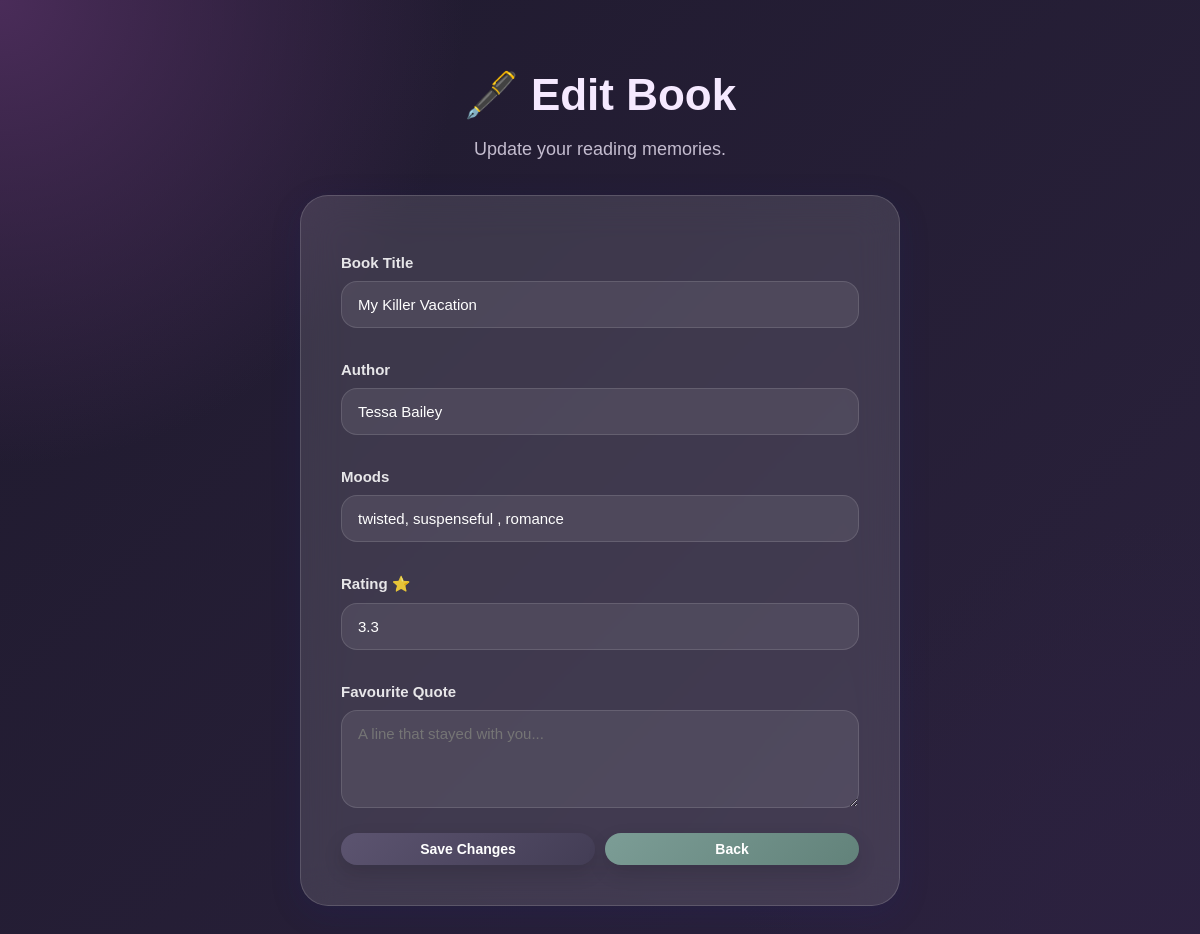
/edit/2 (signed in), run on the app's committed database.
### app.py (models this page shows)
class Book(db.Model):
    id = db.Column(
        db.Integer,
        primary_key=True
    )
    title = db.Column(
        db.String(200),
        nullable=False
    )
    author = db.Column(
        db.String(200),
        nullable=False
    )
    mood = db.Column(
        db.String(200),
        nullable=False
    )
    rating = db.Column(
        db.Float,
        nullable=False
    )
    favorite = db.Column(
        db.Boolean,
        default=False
    )
    quote = db.Column(db.Text)
    cover_url = db.Column(
        db.String(500)
    )
    created_at = db.Column(
        db.DateTime,
        default = datetime.now(timezone.utc)
    )
    user_id = db.Column(
        db.Integer,
        db.ForeignKey("user.id"),
        nullable=False
    )

### app.py (the view, shortened to what this page needs)
@app.route("/edit/<int:id>", methods=["GET", "POST"])
@login_required
def edit_book(id):
    book = Book.query.filter_by(
        id=id,
        user_id=current_user.id
    ).first_or_404()
    return render_template(
        "edit.html",
        book=book
    )

### app.py (called while the page is built)
@login_manager.user_loader
def load_user(user_id):
    return db.session.get(
        User,
        int(user_id)
    )

### templates/edit.html (shortened to what this page needs)
<!doctype html>
<html lang="en">
  <head>
    <link rel="stylesheet" href="{{url_for('static',filename='style.css')}}" />
  </head>
  <body class="dark-mode">
    <div class="container">
      <h1 class="edit-title">🖋️ Edit Book</h1>
      <p class="edit-subtitle">Update your reading memories.</p>
      <form method="POST" class="edit-form">
        <label>Book Title</label>
        <input type="text" name="title" value="{{ book.title }}" required />
        <label>Author</label>
        <input type="text" name="author" value="{{ book.author }}" required />
        <label>Moods</label>
        <input
          type="text"
          name="mood"
          autocomplete="off"
          value="{{ book.mood }}"
          required
        />
        <label>Rating ⭐</label>
        <input
          type="number"
          name="rating"
          value="{{ book.rating }}"
          min="1"
          max="5"
          step="0.1"
          required
        />
        <label> Favourite Quote</label>
        <textarea
          name="quote"
          rows="4"
          placeholder="A line that stayed with you..."
        >
{{ book.quote }}</textarea
        >
        <div class="button-row">
          <button class="btn brown-btn" type="submit">Save Changes</button>
          <a href="/" class="btn green-btn"> Back </a>
        </div>
      </form>
    </div>
  </body>
</html>

### static/style.css (style rules this page uses)
* { box-sizing: border-box; }
:root { --primary: #5c5470; --primary-dark: #433d55; --secondary: #7c9d96; --secondary-dark: #62827a; --danger: #d67b7b; --danger-dark: #be6363; --gold: #d4a373; --gold-dark: #bc8a5f; --text-main: #3d3d3d; --text-soft: #7d748f; --glass-bg: rgba(255, 255, 255, 0.18); --glass-border: rgba(255, 255, 255, 0.22); --shadow: 0 8px 32px rgba(31, 38, 135, 0.14); --hover-shadow: 0 18px 40px rgba(31, 38, 135, 0.18); }
body { margin: 0; padding: 40px; min-height: 100vh; font-family: "Poppins", sans-serif; color: var(--text-main); background: radial-gradient(circle at top left, #f3d9fa 0%, transparent 28%), radial-gradient(circle at bottom right, #d6e4ff 0%, transparent 30%), linear-gradient(135deg, #f6f3ee, #e9e2d8); background-attachment: fixed; }
.container { max-width: 1450px; margin: auto; }
.navbar, form, .book-card, .stat-card, .api-search-box { background: var(--glass-bg); backdrop-filter: blur(22px); -webkit-backdrop-filter: blur(22px); border: 1px solid var(--glass-border); border-radius: 26px; box-shadow: var(--shadow), inset 0 1px 1px rgba(255, 255, 255, 0.22); }
.edit-form { max-width: 600px; margin: 35px auto; padding: 40px; background: rgba(255, 255, 255, 0.22); backdrop-filter: blur(18px); border-radius: 28px; box-shadow: var(--shadow); }
label { display: block; margin-top: 18px; margin-bottom: 10px; font-size: 15px; font-weight: 600; color: var(--primary-dark); }
.edit-form label { color: rgba(255, 255, 255, 0.88); }
.edit-title { font-size: 44px; margin-bottom: 8px; text-align: center; }
.edit-subtitle { font-size: 18px; color: var(--text-soft); margin-bottom: 35px; text-align: center; opacity: 0.8; }
form { width: 100%; max-width: 520px; margin: 28px auto; padding: 32px; display: flex; flex-direction: column; }
input, select, textarea { width: 100%; margin-top: 0; padding: 14px 16px; margin-bottom: 15px; border-radius: 16px; border: 1px solid rgba(255, 255, 255, 0.15); background: rgba(255, 255, 255, 0.7); font-size: 15px; font-weight: 500; margin-top: 0; font-family: inherit; color: var(--text-main); transition: 0.25s ease; }
textarea { resize: vertical; min-height: 80px; }
.btn { display: inline-flex; justify-content: center; align-items: center; gap: 6px; box-shadow: 0 8px 20px rgba(0, 0, 0, 0.12); padding: 8px 12px; border: none; border-radius: 16px; text-decoration: none; color: white; font-size: 14px; font-weight: 600; cursor: pointer; transition: transform 0.25s ease, box-shadow 0.25s ease, opacity 0.25s ease; white-space: nowrap; }
.brown-btn { background: linear-gradient(135deg, var(--primary), var(--primary-dark)); }
.green-btn { background: linear-gradient(135deg, var(--secondary), var(--secondary-dark)); }
.button-row { display: flex; gap: 10px; margin-top: auto; padding-top: 10px; }
.button-row .btn { flex: 1; }
body.dark-mode { background: radial-gradient(circle at top left, #4a2c59 0%, transparent 30%), radial-gradient(circle at bottom right, #2c2140 0%, transparent 30%), linear-gradient(135deg, #1f1a2e, #2b223d); color: #f5e9ff; }
body.dark-mode .navbar, body.dark-mode form, body.dark-mode .book-card, body.dark-mode .api-search-box, body.dark-mode .insight-card, body.dark-mode .chart-card, body.dark.mode .stat-card, body.dark-mode .book-highlight { background: rgba(255, 255, 255, 0.12); border: 1px solid rgba(255, 255, 255, 0.15); backdrop-filter: blur(20px); }
body.dark-mode p, body.dark-mode span, body.dark-mode strong { color: #ece4f6; }
body.dark-mode input, body.dark-mode select, body.dark-mode textarea { background: rgba(255, 255, 255, 0.08); color: white; border: 1px solid rgba(255, 255, 255, 0.12); }
body.dark-mode input::placeholder { color: #d8cde6; }

### data on the page
Book: title "My Killer Vacation", author "Tessa Bailey", mood "twisted, suspenseful , romance", rating "3.3"
